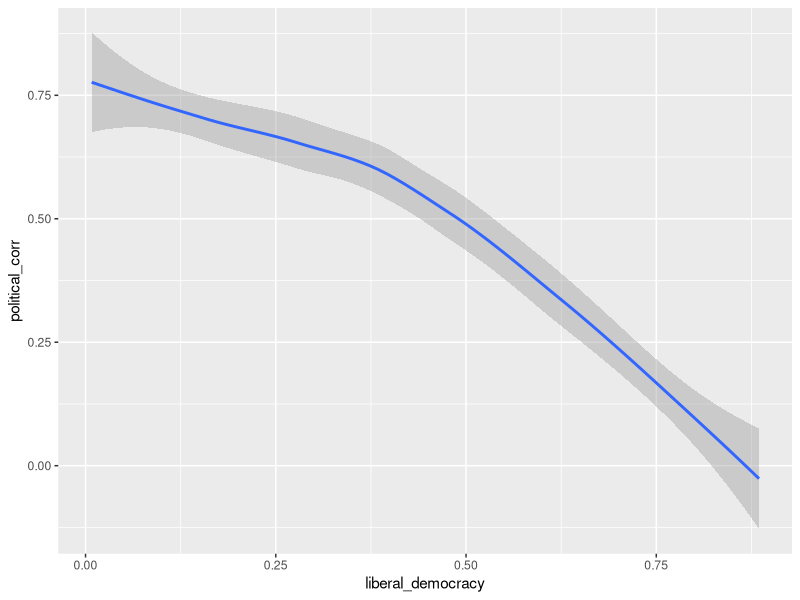
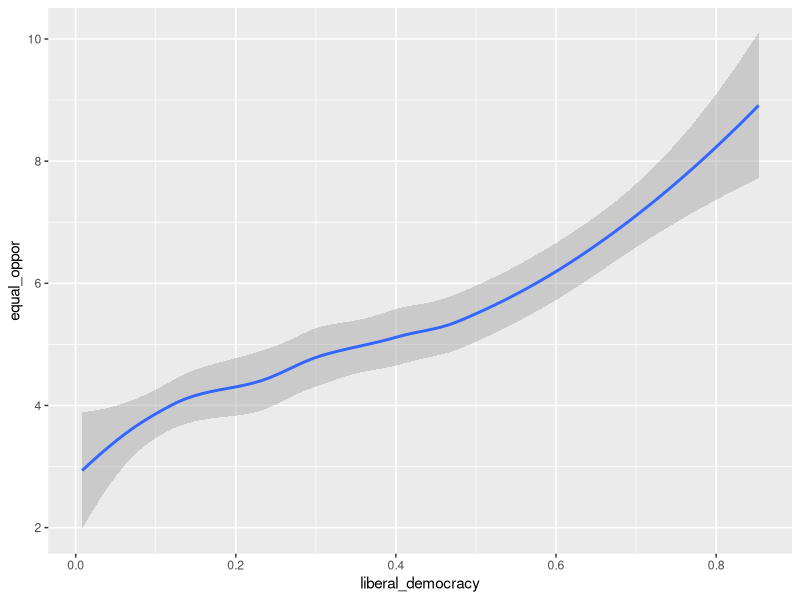
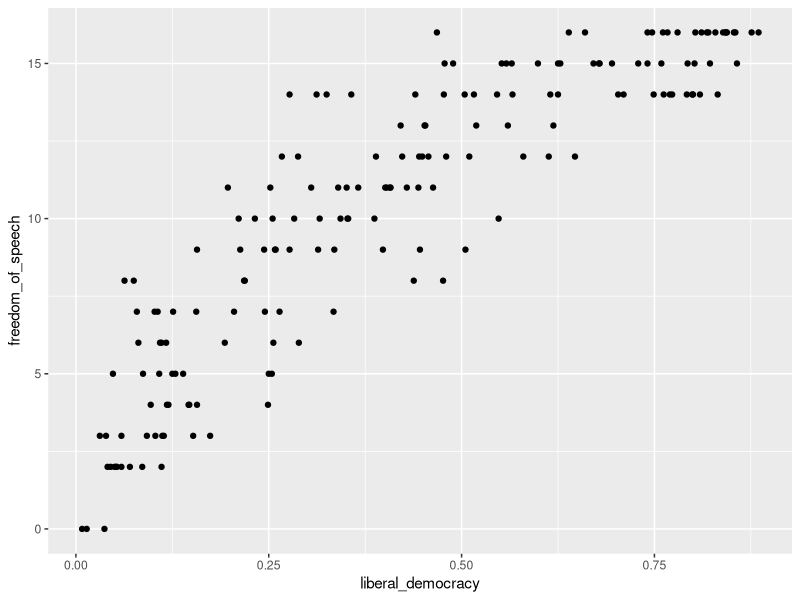
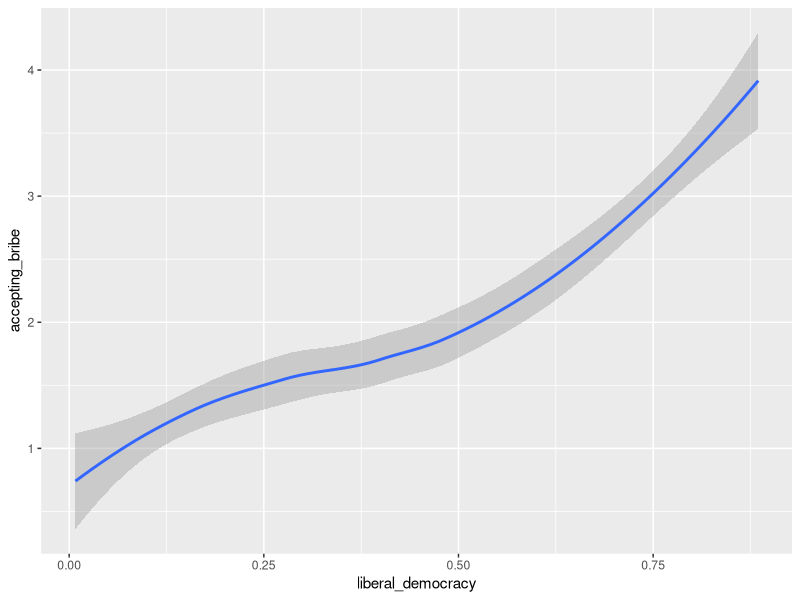
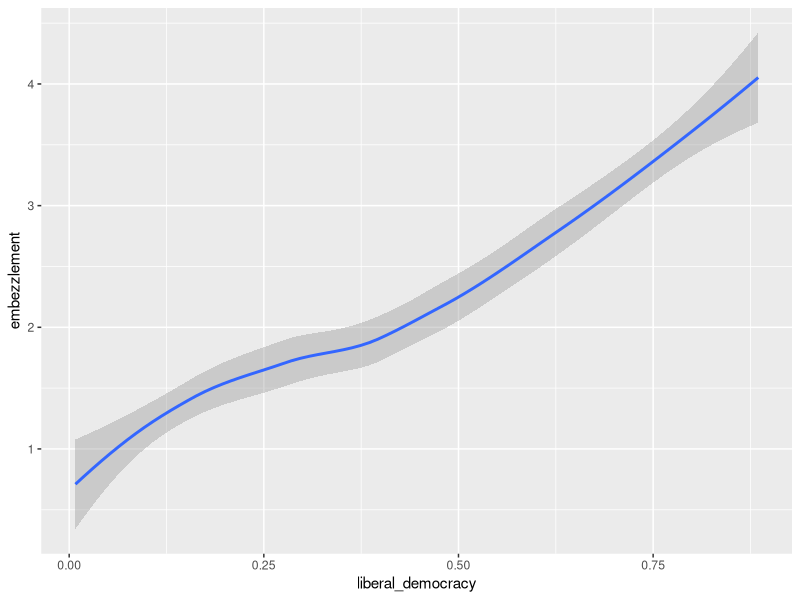

The R source for these figures, in order:
## ---- chunk 1
knitr::opts_chunk$set(echo = TRUE)
## ---- chunk 2
  library(tidyverse)
## ---- chunk 3
  qog_std <- read.csv("dataset/qog_std_cs_jan22.csv")



qog_std %>% drop_na()
## ---- chunk 4
 qog_std$oecd_c
## ---- chunk 5
democracy_effect <- qog_std %>%
  select(
    jht_ccc,
    jht_ccd,
    who_alcohol10,
    who_suit,
    eu_empy1564t,
    who_let,
    egov_hci,
    vdem_libdem,
    eu_isiuhlt,
    vdem_corr,
    bti_eo,
    wdi_firfown,
    gfs_educ,
    oecd_evogdp_t1,
    fh_feb,
    wvs_satlif,
    vdem_exbribe,
    vdem_exembez,
    fh_pr
  )%>%
  rename(
    covid_deaths = jht_ccc,
    covid_cases = jht_ccd,
    alcohol_consumption = who_alcohol10,
    suicide_rate = who_suit,
    employment_rate = eu_empy1564t,
    life_expectancy = who_let,
    basic_human_needs = egov_hci,
    liberal_democracy = vdem_libdem,
    political_rights = fh_pr,
    seeking_health_info = eu_isiuhlt,
    political_corr = vdem_corr,
    equal_oppor = bti_eo,
    firm_With_women_ownership = wdi_firfown,
    exp_on_edu = gfs_educ,
    gdp_growth =oecd_evogdp_t1,
    freedom_of_speech = fh_feb,
    satisfiction_of_life = wvs_satlif,
    accepting_bribe = vdem_exbribe,
    embezzlement = vdem_exembez
  )

democracy_effect
## ---- chunk 6
  ggplot(data = democracy_effect) +
  geom_smooth(mapping = aes(x = liberal_democracy, y = political_corr))
## ---- chunk 7
  ggplot(data = democracy_effect) +
  geom_smooth(mapping = aes(x = liberal_democracy, y = equal_oppor))

## ---- chunk 8
  ggplot(data = democracy_effect) +
  geom_point(mapping = aes(x = liberal_democracy, y = freedom_of_speech))


## ---- chunk 9
  ggplot(data = democracy_effect) +
  geom_smooth(mapping = aes(x = liberal_democracy, y = accepting_bribe))


## ---- chunk 10
  ggplot(data = democracy_effect) +
  geom_smooth(mapping = aes(x = liberal_democracy, y = embezzlement))

